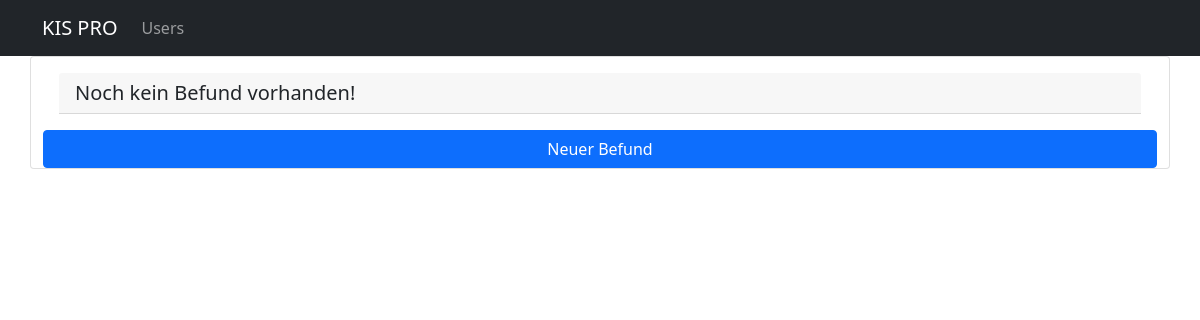
Before: /pathology/meet/1/2 with the older database file.
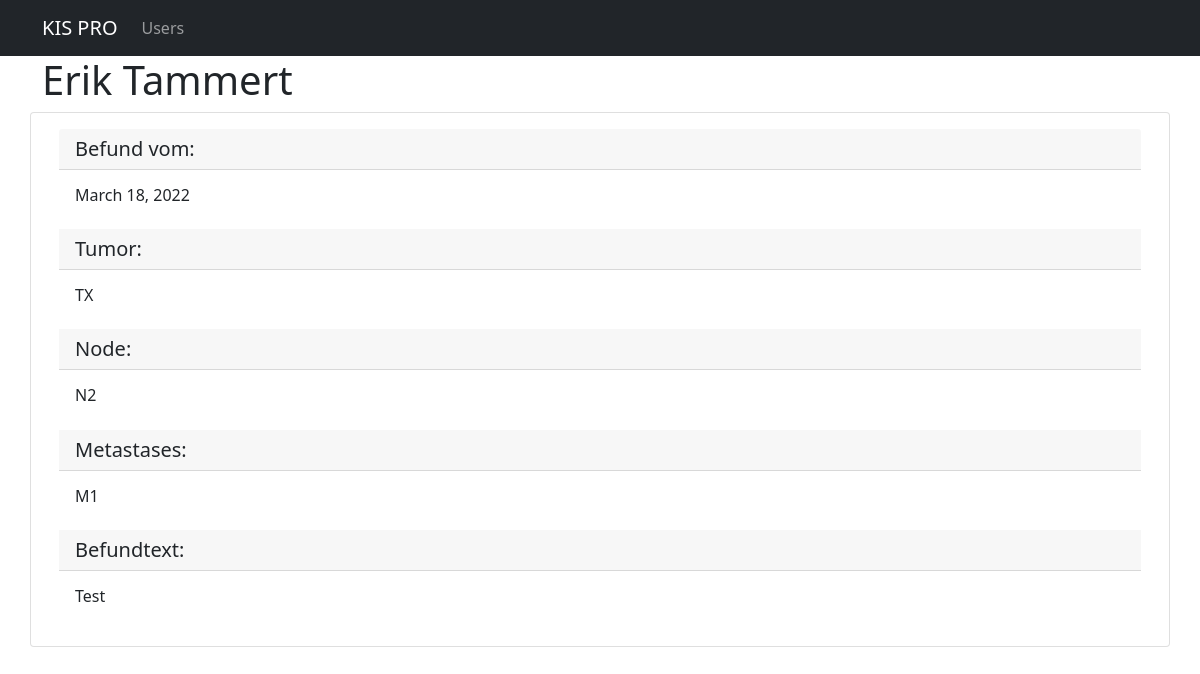
After: the same page with the newer database file.
### kis_pro/models.py (models this page shows, shortened)
class TNM(models.Model):
    case = models.ForeignKey(Cases, on_delete=models.CASCADE)
    tumor = models.CharField(max_length=2)
    nodes = models.CharField(max_length=2)
    metastases = models.CharField(max_length=2)
    report_text = models.TextField(max_length=500)

class Cases(models.Model):
    timestamp = models.DateField()
    patient = models.ForeignKey(Patient, on_delete=models.CASCADE)
    doctor = models.ForeignKey(Doctor, on_delete=models.CASCADE)

class Person(models.Model):
    title = models.CharField(max_length=50)
    firstname = models.CharField(max_length=100)
    lastname = models.CharField(max_length=100)
    def user_print(self):
        return self.title + ' ' + self.firstname + ' ' + self.lastname
    def __str__(self):
        return self.user_print()
    class Meta:
        abstract = True

class Patient(Person):
    birthdate = models.DateField()
    attending_doctor = models.ManyToManyField(Doctor)

### kis_pro/views.py (the view)
# urls.py: path("pathology/meet/<int:pk>/<int:caseid>", views.kis_pro_pathology_meet, name="kis_pro_pathology_meet"),
def kis_pro_pathology_meet(request, pk, caseid):
    try:
        tnm = TNM.objects.get(case_id=caseid)
        context = {
            'tnm': tnm
        }
        return render(request, 'pathology/kis_pro_pathology_meet.html', context)
    except ObjectDoesNotExist:
        cases = Cases.objects.get(pk=caseid)
        context = {
            'cases': cases
        }
        return render(request, 'pathology/kis_pro_pathology_meet.html', context)

### kis_pro/templates/pathology/kis_pro_pathology_meet.html
{% extends 'base.html' %}
{% load static %}
{% block page_content %}
    {% if cases is not None %}
        <div class="row">
            <div class="card mb-2">
                <div class="card-body">
                    <h5 class="card-header">Noch kein Befund vorhanden! </h5>
                </div>
                <a href="{% url 'kis_pro_new_tnm' cases.pk %}"
                   class="btn btn-primary">
                    Neuer Befund
                </a>
            </div>
        </div>
    {% else %}
        <h1>{{ tnm.case.patient }}</h1>
        <div class="row">
            <div class="card mb-2">
                <div class="card-body">
                    <h5 class="card-header">Befund vom: </h5>
                    <h6 class="card-body">{{ tnm.case.timestamp }}</h6>
                    <h5 class="card-header">Tumor: </h5>
                    <h6 class="card-body">{{ tnm.tumor }}</h6>
                    <h5 class="card-header">Node: </h5>
                    <h6 class="card-body">{{ tnm.nodes }}</h6>
                    <h5 class="card-header">Metastases: </h5>
                    <h6 class="card-body">{{ tnm.metastases }}</h6>
                    <h5 class="card-header">Befundtext: </h5>
                    <h6 class="card-body">{{ tnm.report_text }}</h6>
                </div>
            </div>
        </div>
    {% endif %}
{% endblock %}

Changed rows visible on the page:
added TNM: case.patient "Erik Tammert", case.timestamp "March 18, 2022", tumor "TX", nodes "N2", metastases "M1", report_text "Test"
Other visible differences:
text no longer shown: "Noch kein Befund vorhanden! Neuer Befund"
text now shown: "Befund vom: Tumor: Node: Metastases: Befundtext:"
